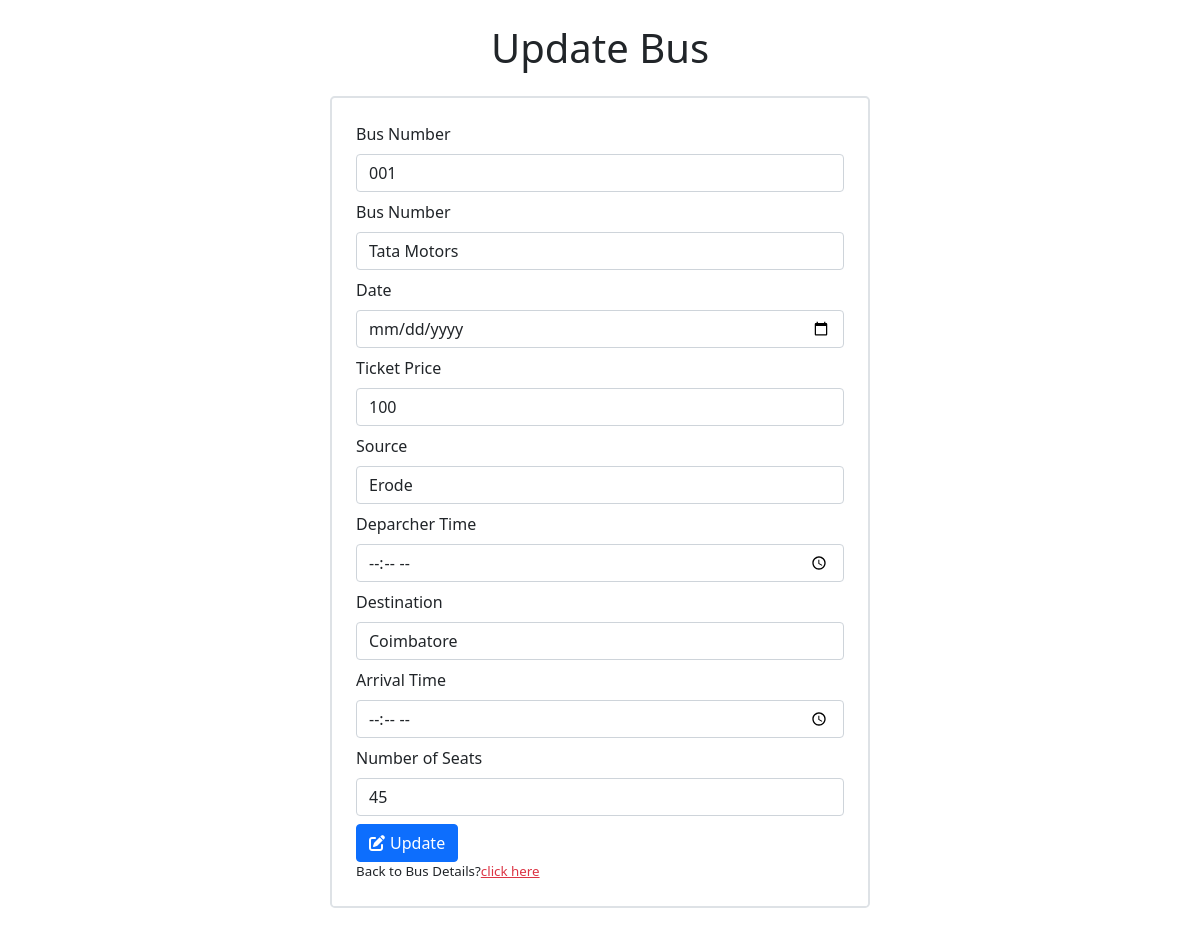
The app's page /admin_panel/adminupdate/001 with its own data.
### admin_panel/models.py (models this page shows)
class Bus_details(models.Model):
    busname = models.CharField(max_length=50)
    busnumber = models.CharField(max_length=50)
    date = models.DateField()
    ticketprice = models.CharField(max_length=50, blank=True, null=True)
    source = models.CharField(max_length=50)
    deparchertime = models.TimeField()
    destination = models.CharField(max_length=50)
    arrivaltime = models.TimeField()
    durition = models.CharField(max_length=50, blank=True, null=True)
    seats = models.CharField(max_length=50)
    availableseats = models.CharField(max_length=50, blank=True, null=True)
    busimg = models.FileField(upload_to='busimages/')

### admin_panel/views.py (the view, shortened to what this page needs)
# urls.py: path('adminupdate/<busnumber>', views.adminupdate, name='adminupdate'),
def adminupdate(request, busnumber):
    data = {}
    if 'adminusername' in request.session:
        data['adminemail'] = request.session['adminemail']
        data['adminusername'] = request.session['adminusername']
    my_data = Bus_details.objects.get(busnumber=busnumber)
    data = {
        'my_data': my_data,
    }
    return render(request, 'adminupdate.html', data)

### templates/adminupdate.html (shortened to what this page needs)
<!DOCTYPE html>
<html lang="en">
<head>
  <link rel="stylesheet" href="https://cdnjs.cloudflare.com/ajax/libs/font-awesome/6.5.1/css/all.min.css">
  <link href="https://cdn.jsdelivr.net/npm/bootstrap@5.0.2/dist/css/bootstrap.min.css" rel="stylesheet"
>
</head>
<body>
  <div class="container">
    <h1 class="my-4 text-center">Update Bus</h1>
    <div class="container border rounded-3 border-2 px-4 pt-4 pb-2 mb-5" style="max-width: 540px;">
      <form method="post" action="">
        <div class="mb-2">
          <label for="exampleInputbusnumber" class="form-label">Bus Number</label>
          <input type="number" class="form-control" value="{{my_data.busnumber}}" name="busnumber"
            id="exampleInputbusnumber" placeholder="Bus Number" required>
        </div>
        <div class="mb-2">
          <label for="busname" class="form-label">Bus Number</label>
          <input type="text" class="form-control" value="{{my_data.busname}}" name="busname" id="busname"
            placeholder="Bus Name" required>
        </div>
        <div class="mb-2">
          <label for="date" class="form-label">Date</label>
          <input type="date" class="form-control" value="{{my_data.date}}" name="date" id="date" placeholder="Date"
            required>
        </div>
        <div class="mb-2">
          <label for="ticketprice" class="form-label">Ticket Price</label>
          <input type="number" class="form-control" value="{{my_data.ticketprice}}" name="ticketprice" id="ticketprice"
            placeholder="Ticket Price" required>
        </div>
        <div class="mb-2">
          <label for="exampleInputsource" class="form-label">Source</label>
          <input type="text" class="form-control" value="{{my_data.source}}" name="source" id="exampleInputsource"
            placeholder="Bus Source" required>
        </div>
        <div class="mb-2">
          <label for="deparchertime" class="form-label">Deparcher Time</label>
          <input type="time" class="form-control" value="{{my_data.deparchertime}}" name="deparchertime"
            id="deparchertime" placeholder="Deparcher Time" required>
        </div>
        <div class="mb-2">
          <label for="destination" class="form-label">Destination</label>
          <input type="text" class="form-control" value="{{my_data.destination}}" name="destination" id="destination"
            placeholder="Destination" required>
        </div>
        <div class="mb-2">
          <label for="arrivaltime" class="form-label">Arrival Time</label>
          <input type="time" class="form-control" value="{{my_data.arrivaltime}}" name="arrivaltime" id="arrivaltime"
            placeholder="Arrival Time" required>
        </div>
        <div class="mb-2">
          <label for="seats" class="form-label">Number of Seats</label>
          <input type="number" class="form-control" value="{{my_data.seats}}" name="seats" id="seats"
            placeholder="Number of Seats" aria-describedby="passwordHelp" required>
        </div>
        <button type="submit" class="btn btn-primary"><i class="fa-solid fa-pen-to-square"
            style="margin-right: 5px;"></i></i>Update</button>
      </form>
      <p style="font-size: smaller;">Back to Bus Details?<a href="{% url 'adminhome' %}" class="text-danger">click
          here</a></p>
    </div>
  </div>
</body>
</html>

### records on screen
Bus_details: busnumber "001", busname "Tata Motors", ticketprice "100", source "Erode", destination "Coimbatore", seats "45"
